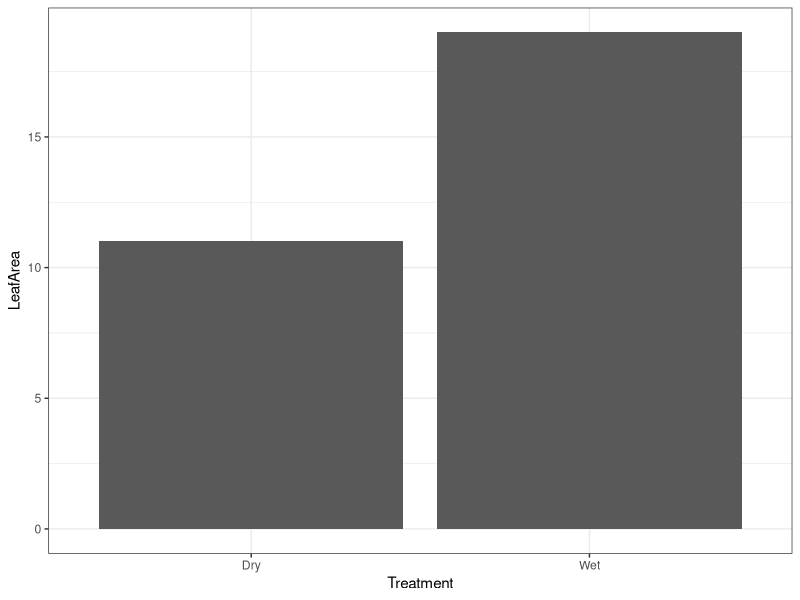

Write R code to recreate this figure.
library(ggplot2)
library(cowplot)

MM <- data.frame("Treatment" = c("Wet","Dry"), "LeafArea" = c(19,11))

p1 <- ggplot(MM, aes(Treatment, LeafArea)) +
  geom_bar(stat="identity") +
  theme_bw()

ggsave(filename="dynamiteplot.png", plot=p1, width=5, height=5)
